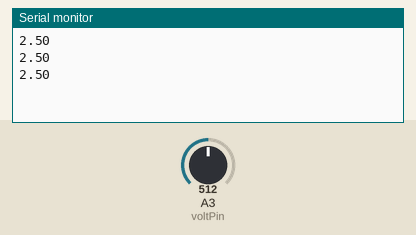
A sketch run on a simulated Arduino Uno, built with avr-gcc and run on an emulated ATmega328P. Shown: the last lines printed to the serial monitor. The test bench sets the inputs (shaded band); at power-on: A3 (voltPin) = 512.

Above: at 1.3 s.
1.4 s: A3 (voltPin) set to 716
At 1.9 s:
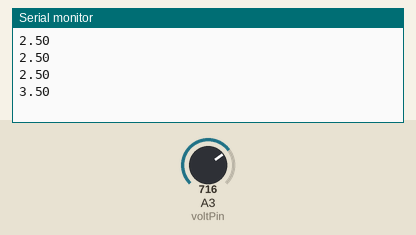
2.9 s: A3 (voltPin) set to 900
At 3.4 s:
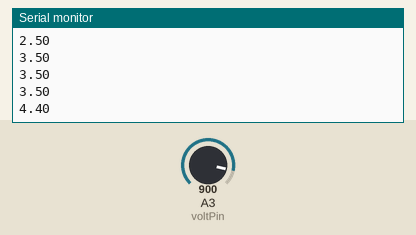
Timing chart, 0 to 5.9 s (numbered marks = the images above; inputs shaded):
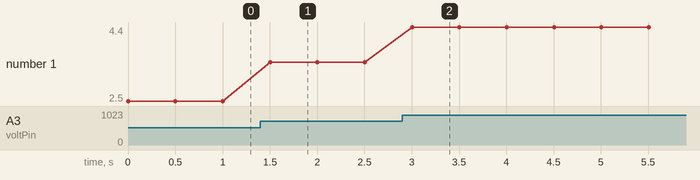

Measured:
- after the input at 1.4 s, the serial monitor: prints a new line after 0.10 s (image 1)
- after the input at 2.9 s, the serial monitor: prints a new line after 0.10 s (image 2)
- plotted number 1: 2.5 → 3.5 after the input at 1.4 s, 3.5 → 4.4 after the input at 2.9 s

The sketch:

circuitVoltage.ino
```cpp
int voltPin = A3;
int readVal;
float voltage = 0;
int delayTime = 500;
void setup() {
  // put your setup code here, to run once:
  pinMode(voltPin, INPUT);
  Serial.begin(9600);
}

void loop() {
  // put your main code here, to run repeatedly:
  readVal = analogRead(voltPin);
  voltage = (5./1023.) * readVal;
  Serial.println(voltage);
  delay(delayTime);
}
```
